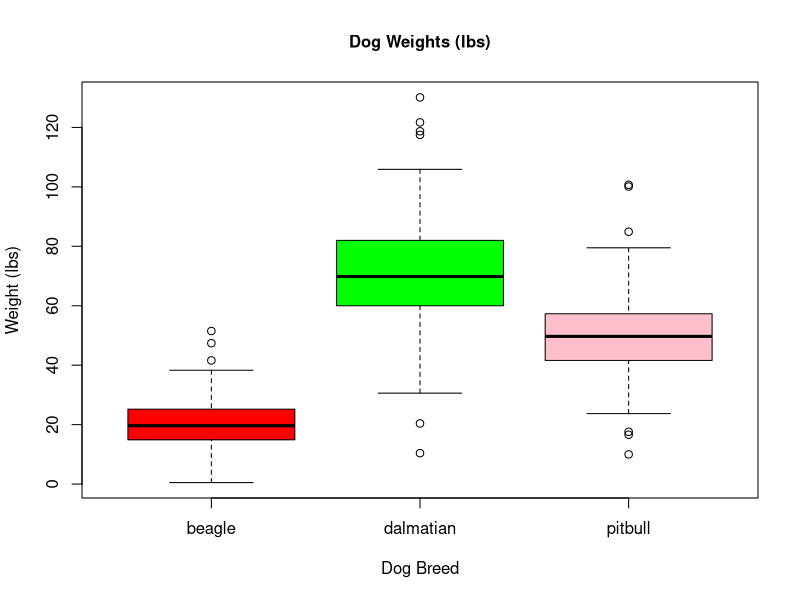
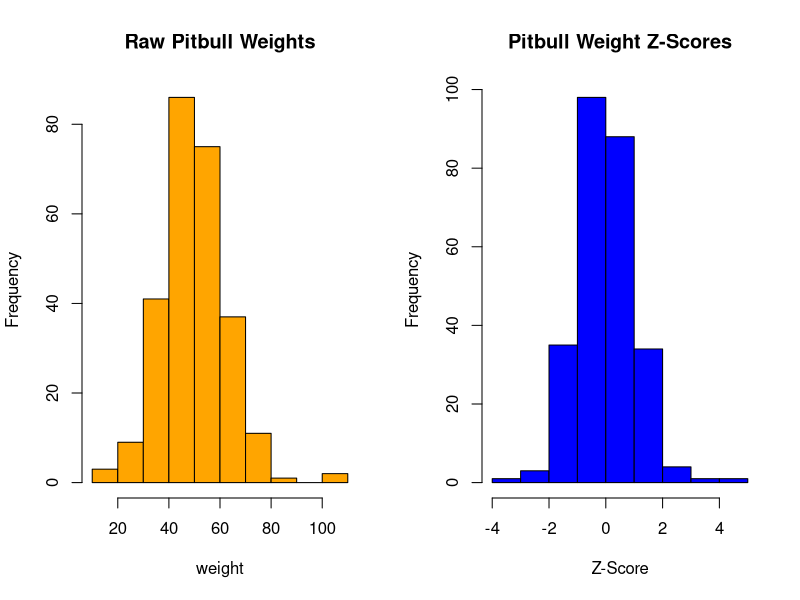

R code for these plots, in order:
## ---- chunk 1
#myDogAnalysis.R

#read in the dog weight file

dog_weights <- read.csv("data/dog_weights.csv")

#make a boxplot separating values by breed
boxplot(dog_weights$dog_weight ~ dog_weights$dog_type, 
        col = c("red", "green", "pink"), 
        main = "Dog Weights (lbs)",
        ylab = "Weight (lbs)",
        xlab = "Dog Breed",
        cex.lab = 1,
        cex.main = 1
        )

#Make two histograms of the raw data and zscores of pitbull weights
library(dplyr)
par(mfrow=c(1,2))
pitbull <- filter(dog_weights, dog_type=="pitbull") 
zscore <- scale(pitbull$dog_weight)
hist((pitbull$dog_weight), 
     main="Raw Pitbull Weights", 
     xlab="weight",
      col=c("orange"))
hist(zscore, 
     main="Pitbull Weight Z-Scores",
     xlab="Z-Score",
     col=c("blue")
     )
#I am now running a one sample t-test to test whether the weight of beagles  is significantly different from 21 pounds
beagle <- filter(dog_weights, dog_type == "beagle")
t.test(beagle$dog_weight, mu = 21)

#I am now performing a two sample t-test to test whether the weight of pitbulls  is significantly different from the weight of dalmations
dalmatian <- filter(dog_weights, dog_type == "dalmatian")
t.test(pitbull$dog_weight, dalmatian$dog_weight)
